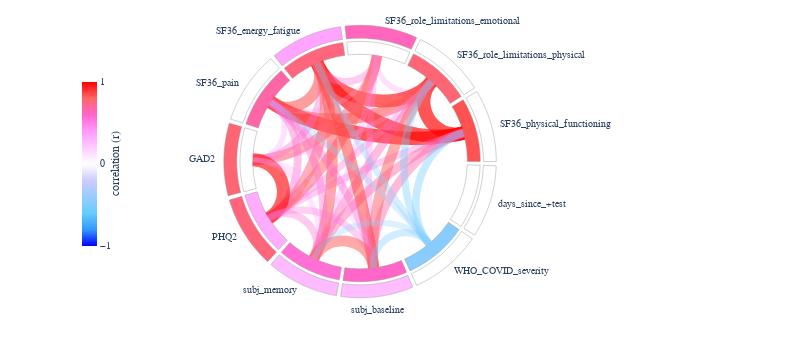

The notebook cell saved with this chart:
### Code cell
fvars = mhvars + subjvars + sf36vars + ['WHO_COVID_severity', 'days_since_test']
fdata = Zcc[fvars].copy().dropna()

var_rename = {
	'baseline_functioning_Yes': 'subj_baseline',
	'baseline_functioning': 'subj_baseline',
	'subjective_memory': 'subj_memory',
	'days_since_test': 'days_since_+test'
}

var_order = sf36vars + mhvars + [
	'subj_memory',
	'subj_baseline',
	'WHO_COVID_severity',
	'days_since_+test']

fdata.WHO_COVID_severity = fdata.WHO_COVID_severity >= 2
fdata_tfm = ColumnTransformer([
	('z', StandardScaler(), sf36vars+['days_since_test']),
	('r', MinMaxScaler(feature_range=(-1,1)), mhvars+['subjective_memory', 'WHO_COVID_severity']),
	('c', OneHotEncoder(drop='first'), ['baseline_functioning']),
]).fit(fdata)

fdata_desc = (fdata
	.assign(baseline_functioning=fdata['baseline_functioning'].cat.codes)
	.agg(['mean', 'std']).T
	.rename(var_rename)
	.loc[var_order, :]
)

fdata0 = (pd
	.DataFrame(
		fdata_tfm.transform(fdata),
		index=fdata.index,
		columns=wsk.get_ct_feature_names(fdata_tfm))
	.rename(columns=var_rename)
	.loc[:, var_order]
)

# Reverse GAD-2 and PHQ-2 so they go in the same direction as other measures
# for these plots, and calculations of factor scores.
fdata0[mhvars] *= -1

fa1 = FactorAnalyzer(rotation=None).fit(fdata0)
nf = (fa1.get_eigenvalues()[1]>1).sum()
fnames = [f"F{i+1}" for i in range(nf)]

# Bartlett; p-value should be 0 (statistically sig.)
chi_square_value,p_value=calculate_bartlett_sphericity(fdata0)
print(chi_square_value, p_value)

# KMO; Value should be > 0.6
kmo_all,kmo_model=calculate_kmo(fdata0)
print(kmo_model)

rotation = "varimax"
fa = FactorAnalyzer(nf, rotation=rotation)
fa = fa.fit(fdata0)

Zcc[fnames] = np.nan
Zcc.loc[fdata0.index, fnames] = (
	StandardScaler()
	.fit_transform(
		fa.transform(fdata0)
	)
)

loadings = pd.DataFrame(
	fa.loadings_, index=fdata0.columns, columns=fnames)
eigen_values = pd.DataFrame(
	fa.get_eigenvalues()[0][0:nf], index=fnames, columns=['eigenvalues']).T
pct_variance = pd.DataFrame(
	fa.get_factor_variance()[1]*100, index=fnames, columns=['% variance']).T

table = (pd
	.concat([loadings, eigen_values, pct_variance], axis=0)
	.join(fdata_desc)
	.loc[:, ['mean', 'std']+fnames]
)

write_tables, write_images = True, True

if False:
	fdata0.corr().to_csv('../tables/hm_correlations.csv')
	table.to_csv(f"../tables/Table_S2.csv")


f = chord_plot(
		loadings, fdata0[var_order].corr(), 
		width=800, height=350, cscale_name='Picnic', threshold=0.20)
iplot(f)

if False:
	f.write_image(f"../images/HM_factor_{rotation}.svg")


Zall = pd.concat([Zcc, Zctrl], axis=0, keys=['CC', 'CTRL'], names=['study'])
